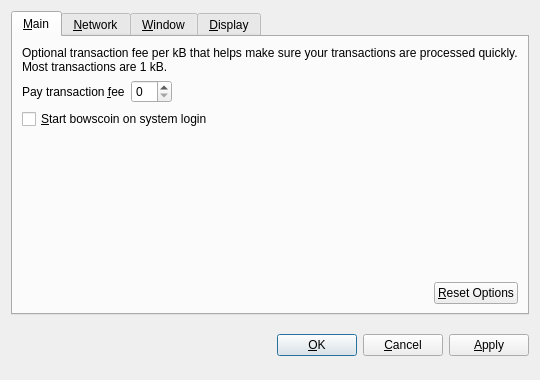
<?xml version="1.0" encoding="UTF-8"?>
<ui version="4.0">
 <class>OptionsDialog</class>
 <widget class="QDialog" name="OptionsDialog">
  <property name="geometry">
   <rect>
    <x>0</x>
    <y>0</y>
    <width>540</width>
    <height>380</height>
   </rect>
  </property>
  <property name="windowTitle">
   <string>Options</string>
  </property>
  <property name="modal">
   <bool>true</bool>
  </property>
  <layout class="QVBoxLayout" name="verticalLayout">
   <item>
    <widget class="QTabWidget" name="tabWidget">
     <property name="tabPosition">
      <enum>QTabWidget::North</enum>
     </property>
     <property name="currentIndex">
      <number>0</number>
     </property>
     <widget class="QWidget" name="tabMain">
      <attribute name="title">
       <string>&amp;Main</string>
      </attribute>
      <layout class="QVBoxLayout" name="verticalLayout_Main">
       <item>
        <widget class="QLabel" name="transactionFeeInfoLabel">
         <property name="text">
          <string>Optional transaction fee per kB that helps make sure your transactions are processed quickly. Most transactions are 1 kB.</string>
         </property>
         <property name="textFormat">
          <enum>Qt::PlainText</enum>
         </property>
         <property name="wordWrap">
          <bool>true</bool>
         </property>
        </widget>
       </item>
       <item>
        <layout class="QHBoxLayout" name="horizontalLayout_1_Main">
         <item>
          <widget class="QLabel" name="transactionFeeLabel">
           <property name="text">
            <string>Pay transaction &amp;fee</string>
           </property>
           <property name="textFormat">
            <enum>Qt::PlainText</enum>
           </property>
           <property name="buddy">
            <cstring>transactionFee</cstring>
           </property>
          </widget>
         </item>
         <item>
          <widget class="BitcoinAmountField" name="transactionFee"/>
         </item>
         <item>
          <spacer name="horizontalSpacer_1_Main">
           <property name="orientation">
            <enum>Qt::Horizontal</enum>
           </property>
           <property name="sizeHint" stdset="0">
            <size>
             <width>40</width>
             <height>20</height>
            </size>
           </property>
          </spacer>
         </item>
        </layout>
       </item>
       <item>
        <widget class="QCheckBox" name="bitcoinAtStartup">
         <property name="toolTip">
          <string>Automatically start bowscoin after logging in to the system.</string>
         </property>
         <property name="text">
          <string>&amp;Start bowscoin on system login</string>
         </property>
        </widget>
       </item>
       <item>
        <spacer name="verticalSpacer_Main">
         <property name="orientation">
          <enum>Qt::Vertical</enum>
         </property>
         <property name="sizeHint" stdset="0">
          <size>
           <width>20</width>
           <height>40</height>
          </size>
         </property>
        </spacer>
       </item>
       <item>
        <layout class="QHBoxLayout" name="horizontalLayout_2_Main">
         <item>
          <spacer name="horizontalSpacer_2_Main">
           <property name="orientation">
            <enum>Qt::Horizontal</enum>
           </property>
           <property name="sizeHint" stdset="0">
            <size>
             <width>40</width>
             <height>20</height>
            </size>
           </property>
          </spacer>
         </item>
         <item>
          <widget class="QPushButton" name="resetButton">
           <property name="toolTip">
            <string>Reset all client options to default.</string>
           </property>
           <property name="text">
            <string>&amp;Reset Options</string>
           </property>
           <property name="autoDefault">
            <bool>false</bool>
           </property>
          </widget>
         </item>
        </layout>
       </item>
      </layout>
     </widget>
     <widget class="QWidget" name="tabNetwork">
      <attribute name="title">
       <string>&amp;Network</string>
      </attribute>
      <layout class="QVBoxLayout" name="verticalLayout_Network">
       <item>
        <widget class="QCheckBox" name="mapPortUpnp">
         <property name="toolTip">
          <string>Automatically open the bowscoin client port on the router. This only works when your router supports UPnP and it is enabled.</string>
         </property>
         <property name="text">
          <string>Map port using &amp;UPnP</string>
         </property>
        </widget>
       </item>
       <item>
        <widget class="QCheckBox" name="connectSocks">
         <property name="toolTip">
          <string>Connect to the bowscoin network through a SOCKS proxy (e.g. when connecting through Tor).</string>
         </property>
         <property name="text">
          <string>&amp;Connect through SOCKS proxy:</string>
         </property>
        </widget>
       </item>
       <item>
        <layout class="QHBoxLayout" name="horizontalLayout_Network">
         <item>
          <widget class="QLabel" name="proxyIpLabel">
           <property name="text">
            <string>Proxy &amp;IP:</string>
           </property>
           <property name="textFormat">
            <enum>Qt::PlainText</enum>
           </property>
           <property name="buddy">
            <cstring>proxyIp</cstring>
           </property>
          </widget>
         </item>
         <item>
          <widget class="QValidatedLineEdit" name="proxyIp">
           <property name="maximumSize">
            <size>
             <width>140</width>
             <height>16777215</height>
            </size>
           </property>
           <property name="toolTip">
            <string>IP address of the proxy (e.g. 127.0.0.1)</string>
           </property>
          </widget>
         </item>
         <item>
          <widget class="QLabel" name="proxyPortLabel">
           <property name="text">
            <string>&amp;Port:</string>
           </property>
           <property name="textFormat">
            <enum>Qt::PlainText</enum>
           </property>
           <property name="buddy">
            <cstring>proxyPort</cstring>
           </property>
          </widget>
         </item>
         <item>
          <widget class="QLineEdit" name="proxyPort">
           <property name="maximumSize">
            <size>
             <width>55</width>
             <height>16777215</height>
            </size>
           </property>
           <property name="toolTip">
            <string>Port of the proxy (e.g. 9050)</string>
           </property>
          </widget>
         </item>
         <item>
          <widget class="QLabel" name="socksVersionLabel">
           <property name="text">
            <string>SOCKS &amp;Version:</string>
           </property>
           <property name="textFormat">
            <enum>Qt::PlainText</enum>
           </property>
           <property name="buddy">
            <cstring>socksVersion</cstring>
           </property>
          </widget>
         </item>
         <item>
          <widget class="QValueComboBox" name="socksVersion">
           <property name="toolTip">
            <string>SOCKS version of the proxy (e.g. 5)</string>
           </property>
          </widget>
         </item>
         <item>
          <spacer name="horizontalSpacer_Network">
           <property name="orientation">
            <enum>Qt::Horizontal</enum>
           </property>
           <property name="sizeHint" stdset="0">
            <size>
             <width>40</width>
             <height>20</height>
            </size>
           </property>
          </spacer>
         </item>
        </layout>
       </item>
       <item>
        <spacer name="verticalSpacer_Network">
         <property name="orientation">
          <enum>Qt::Vertical</enum>
         </property>
         <property name="sizeHint" stdset="0">
          <size>
           <width>20</width>
           <height>40</height>
          </size>
         </property>
        </spacer>
       </item>
      </layout>
     </widget>
     <widget class="QWidget" name="tabWindow">
      <attribute name="title">
       <string>&amp;Window</string>
      </attribute>
      <layout class="QVBoxLayout" name="verticalLayout_Window">
       <item>
        <widget class="QCheckBox" name="minimizeToTray">
         <property name="toolTip">
          <string>Show only a tray icon after minimizing the window.</string>
         </property>
         <property name="text">
          <string>&amp;Minimize to the tray instead of the taskbar</string>
         </property>
        </widget>
       </item>
       <item>
        <widget class="QCheckBox" name="minimizeOnClose">
         <property name="toolTip">
          <string>Minimize instead of exit the application when the window is closed. When this option is enabled, the application will be closed only after selecting Quit in the menu.</string>
         </property>
         <property name="text">
          <string>M&amp;inimize on close</string>
         </property>
        </widget>
       </item>
       <item>
        <spacer name="verticalSpacer_Window">
         <property name="orientation">
          <enum>Qt::Vertical</enum>
         </property>
         <property name="sizeHint" stdset="0">
          <size>
           <width>20</width>
           <height>40</height>
          </size>
         </property>
        </spacer>
       </item>
      </layout>
     </widget>
     <widget class="QWidget" name="tabDisplay">
      <attribute name="title">
       <string>&amp;Display</string>
      </attribute>
      <layout class="QVBoxLayout" name="verticalLayout_Display">
       <item>
        <layout class="QHBoxLayout" name="horizontalLayout_1_Display">
         <item>
          <widget class="QLabel" name="langLabel">
           <property name="text">
            <string>User Interface &amp;language:</string>
           </property>
           <property name="textFormat">
            <enum>Qt::PlainText</enum>
           </property>
           <property name="buddy">
            <cstring>lang</cstring>
           </property>
          </widget>
         </item>
         <item>
          <widget class="QValueComboBox" name="lang">
           <property name="toolTip">
            <string>The user interface language can be set here. This setting will take effect after restarting bowscoin.</string>
           </property>
          </widget>
         </item>
        </layout>
       </item>
       <item>
        <layout class="QHBoxLayout" name="horizontalLayout_2_Display">
         <item>
          <widget class="QLabel" name="unitLabel">
           <property name="text">
            <string>&amp;Unit to show amounts in:</string>
           </property>
           <property name="textFormat">
            <enum>Qt::PlainText</enum>
           </property>
           <property name="buddy">
            <cstring>unit</cstring>
           </property>
          </widget>
         </item>
         <item>
          <widget class="QValueComboBox" name="unit">
           <property name="toolTip">
            <string>Choose the default subdivision unit to show in the interface and when sending coins.</string>
           </property>
          </widget>
         </item>
        </layout>
       </item>
       <item>
        <widget class="QCheckBox" name="displayAddresses">
         <property name="toolTip">
          <string>Whether to show bowscoin addresses in the transaction list or not.</string>
         </property>
         <property name="text">
          <string>&amp;Display addresses in transaction list</string>
         </property>
        </widget>
       </item>
       <item>
        <widget class="QCheckBox" name="coinControlFeatures">
         <property name="toolTip">
          <string>Whether to show coin control features or not.</string>
         </property>
         <property name="text">
          <string>Display coin &amp;control features (experts only!)</string>
         </property>
        </widget>
       </item>
       <item>
        <spacer name="verticalSpacer_Display">
         <property name="orientation">
          <enum>Qt::Vertical</enum>
         </property>
         <property name="sizeHint" stdset="0">
          <size>
           <width>20</width>
           <height>40</height>
          </size>
         </property>
        </spacer>
       </item>
      </layout>
     </widget>
    </widget>
   </item>
   <item>
    <layout class="QHBoxLayout" name="horizontalLayout_Buttons">
     <item>
      <spacer name="horizontalSpacer_1">
       <property name="orientation">
        <enum>Qt::Horizontal</enum>
       </property>
       <property name="sizeHint" stdset="0">
        <size>
         <width>40</width>
         <height>48</height>
        </size>
       </property>
      </spacer>
     </item>
     <item>
      <widget class="QLabel" name="statusLabel">
       <property name="font">
        <font>
         <weight>75</weight>
         <bold>true</bold>
        </font>
       </property>
       <property name="text">
        <string/>
       </property>
       <property name="textFormat">
        <enum>Qt::PlainText</enum>
       </property>
       <property name="wordWrap">
        <bool>true</bool>
       </property>
      </widget>
     </item>
     <item>
      <spacer name="horizontalSpacer_2">
       <property name="orientation">
        <enum>Qt::Horizontal</enum>
       </property>
       <property name="sizeHint" stdset="0">
        <size>
         <width>40</width>
         <height>48</height>
        </size>
       </property>
      </spacer>
     </item>
     <item>
      <widget class="QPushButton" name="okButton">
       <property name="text">
        <string>&amp;OK</string>
       </property>
      </widget>
     </item>
     <item>
      <widget class="QPushButton" name="cancelButton">
       <property name="text">
        <string>&amp;Cancel</string>
       </property>
       <property name="autoDefault">
        <bool>false</bool>
       </property>
      </widget>
     </item>
     <item>
      <widget class="QPushButton" name="applyButton">
       <property name="text">
        <string>&amp;Apply</string>
       </property>
       <property name="autoDefault">
        <bool>false</bool>
       </property>
      </widget>
     </item>
    </layout>
   </item>
  </layout>
 </widget>
 <customwidgets>
  <customwidget>
   <class>BitcoinAmountField</class>
   <extends>QSpinBox</extends>
   <header>bitcoinamountfield.h</header>
  </customwidget>
  <customwidget>
   <class>QValueComboBox</class>
   <extends>QComboBox</extends>
   <header>qvaluecombobox.h</header>
  </customwidget>
  <customwidget>
   <class>QValidatedLineEdit</class>
   <extends>QLineEdit</extends>
   <header>qvalidatedlineedit.h</header>
  </customwidget>
 </customwidgets>
 <resources/>
 <connections/>
</ui>
